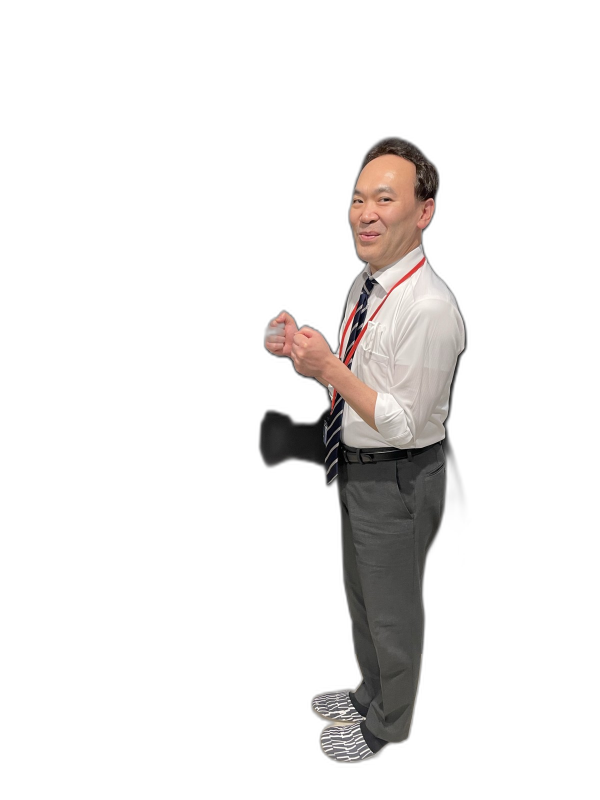
#> input picture tools/photo_src/tk10_cut.png, 1200 x 1600 px (shown at 1/2 size)
$ python make_stage_photo.py photo_src/tk10_cut.png photo_src/tk11_cut.png
#> lines starting #> are read from the running program, lines starting #| are printed output that depends on the picture
#!/usr/bin/env python3
"""写真をそのまま使うステージ背景(JPEG)を作る。make_stage.py(ドット絵風に減色する)と違って、写真の細かさを残す。
使い方: python tools/make_stage_photo.py 写真.png assets/stage_xxx.jpg [--sat 2.0] [--gamma 0.86] [--contrast 0.95] [--sharp 0.5] [--crop-top 0] [--quality 92]
  - 画面(412:224 = 幅384 + 左右の余白14×2)の縦横比に合わせて切り出し、ゲームの描画サイズ 1648x896 に拡大縮小する(1ドット=画面の1ドットで描かれる)
  - 色味: 既定の値は、sasaki さんの背景(docs/ほかのメンバーの成果物管理/fighting-game_sasaki_)の彩度・明るさ・コントラストに合わせたもの
      --sat      彩度の倍率(明るくすると彩度が下がるので、大きめにする)
      --gamma    1 より小さいと明るくなる(影を持ち上げる)
      --contrast コントラストの倍率
      --sharp    輪郭をくっきりさせる強さ(0 でなし)
  - 縦横比が合っていれば切り出さない。縦が長いときは、上から crop-top の割合だけ切り落とす
"""
import sys
import numpy as np
from PIL import Image, ImageEnhance, ImageFilter

TW, TH = 1648, 896          # (384 + 2*14) * 4 と 224 * 4(pixelScale 4 のときの描画サイズ)


def opt(name, default):
    return float(sys.argv[sys.argv.index(name) + 1]) if name in sys.argv else default


src, dst = sys.argv[1], sys.argv[2]
sat, gamma, contrast, sharp = opt('--sat', 2.0), opt('--gamma', 0.86), opt('--contrast', 0.95), opt('--sharp', 0.5)
top, quality = opt('--crop-top', 0.0), int(opt('--quality', 92))

im = Image.open(src).convert('RGB')
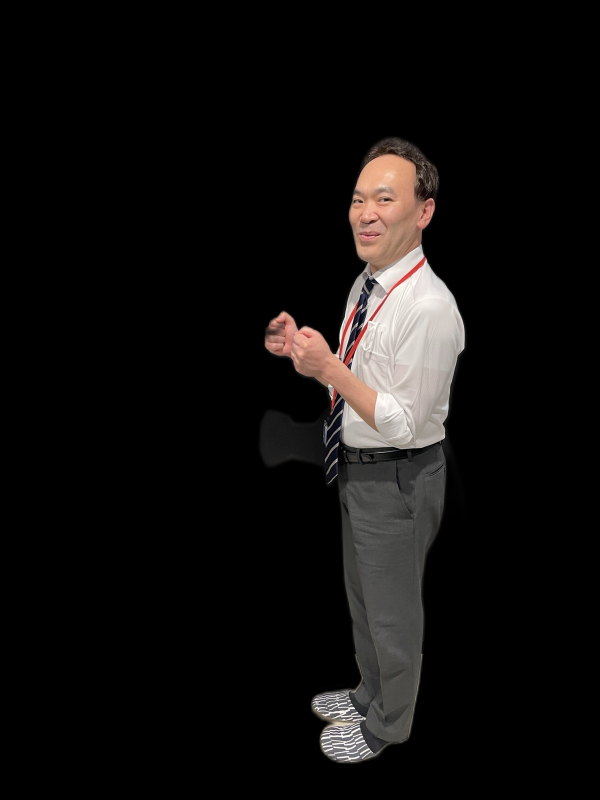
#> im: PIL image 1200x1600 RGB (shown at 1/2 size); mean R, G, B 16.9, 15.1, 14.3
iw, ih = im.size
#> iw = 1200; ih = 1600
ch = iw * TH / TW                                   # 幅いっぱいで切り出したときの高さ
#> ch = 652.4
if ch <= ih:                                        # 縦が余る → 上から top の割合だけ落とし、下を残す
    y0 = int(min(ih - ch, ih * top)); box = (0, y0, iw, y0 + int(round(ch)))
#> after `y0 = int(min(ih - ch, ih * top))`: y0 = 0
#> after `box = (0, y0, iw, y0 + int(round(ch)))`: box = (0, 0, 1200, 652)
else:                                               # 縦が足りない → 左右を切る
    cw = ih * TW / TH; x0 = (iw - cw) / 2; box = (int(x0), 0, int(x0 + cw), ih)
im = im.crop(box).resize((TW, TH), Image.LANCZOS)
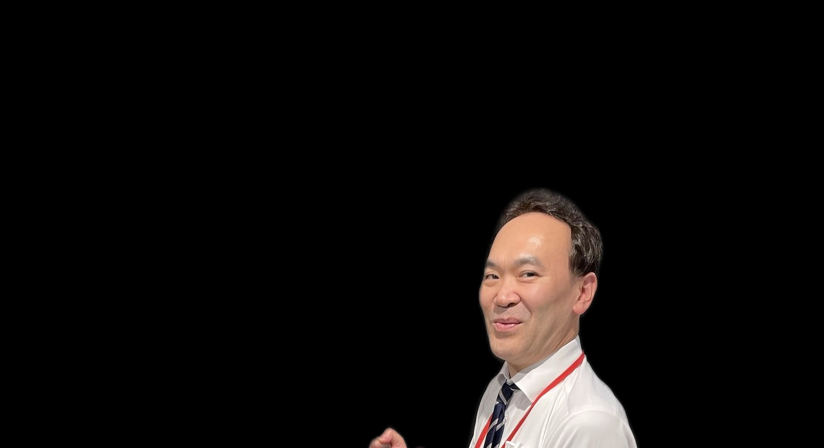
#> im: PIL image 1648x896 RGB (shown at 1/2 size); mean R, G, B 14.2, 11.8, 10.8

a = np.clip(np.asarray(im, dtype=np.float32) / 255, 0, 1) ** gamma
im = Image.fromarray((a * 255).astype(np.uint8))
im = ImageEnhance.Contrast(im).enhance(contrast)
im = ImageEnhance.Color(im).enhance(sat)
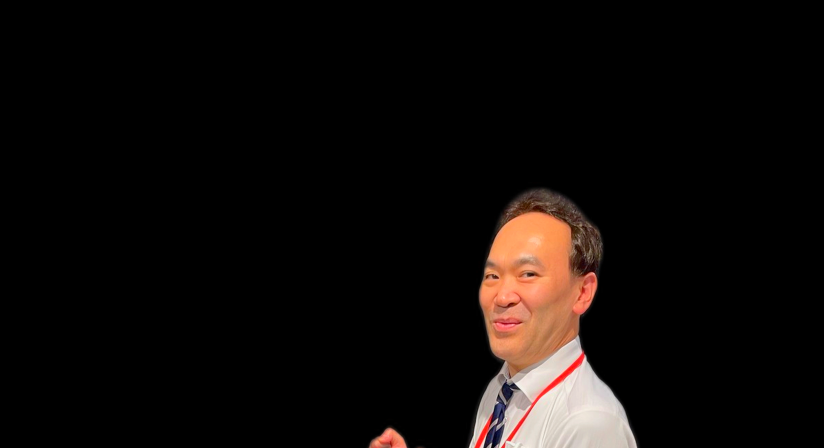
#> im: PIL image 1648x896 RGB (shown at 1/2 size); mean R, G, B 15.5, 11.3, 9.5
if sharp > 0:
    im = im.filter(ImageFilter.UnsharpMask(radius=2.2, percent=int(sharp * 100), threshold=2))
im.save(dst, quality=quality, optimize=True)
print('saved', dst, im.size)
#| saved photo_src/tk11_cut.png (1648, 896)
